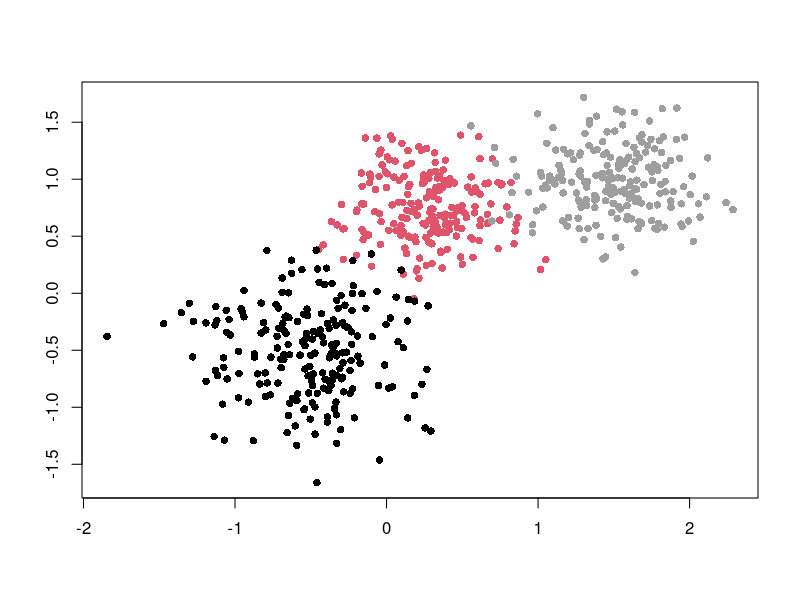
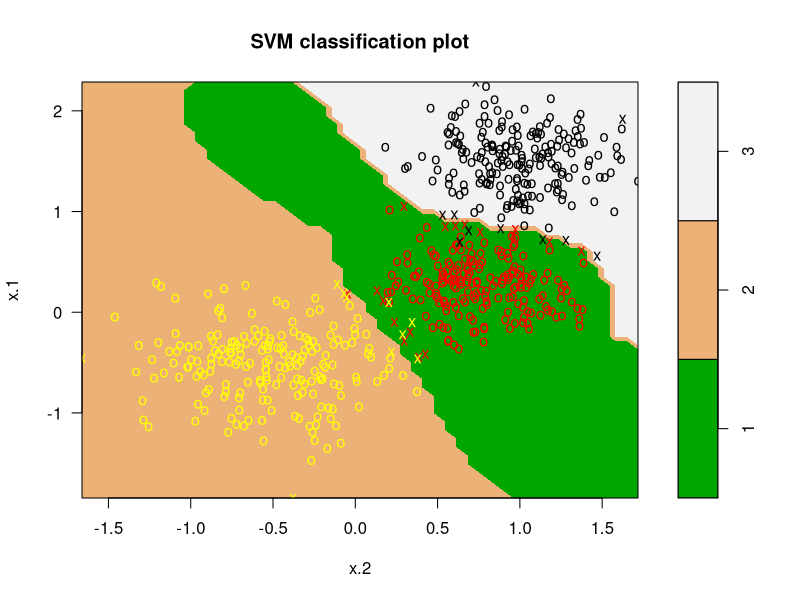
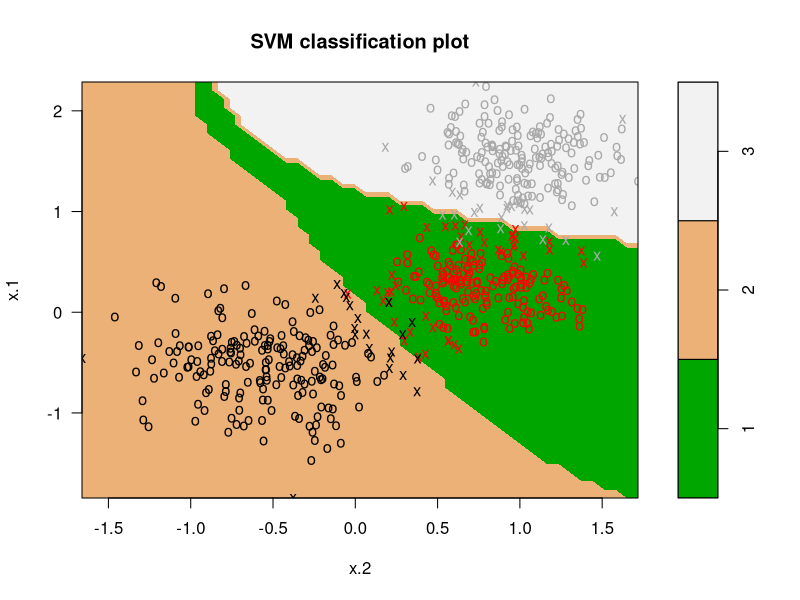
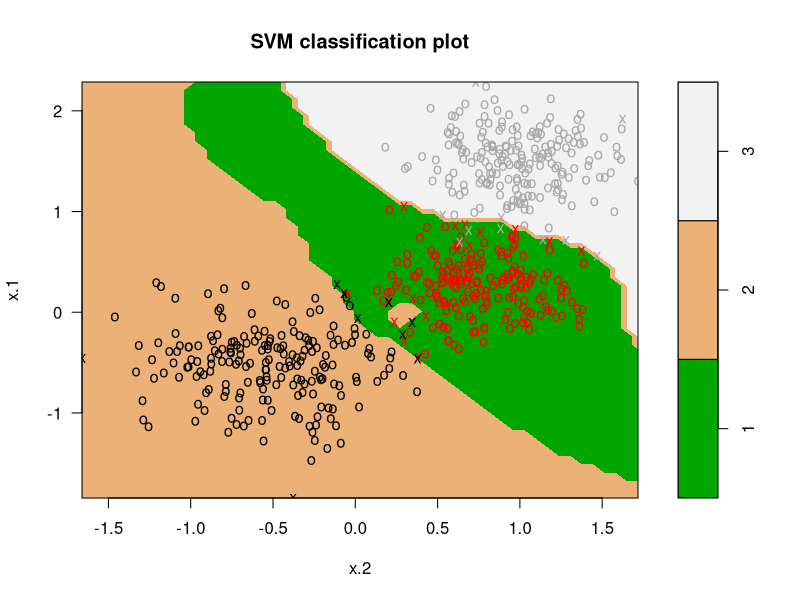

Source code (R) for these figures, in order:
# Julia Andronowitz
# Classification Methods Using Support Vector Machines
# Support Vector Machine


# loading svm library (run first line if not installed)
# install.packages("e1071")
library(e1071)

# defining the hyperplane function
hyperplane <- function(P,data,x,z=0) {
  alphas <- -1*P$coefs
  svs <- data[P$index,]
  c <- P$rho - z
  a <- sum(t(alphas)*data[P$index,][1])
  b <- sum(t(alphas)*data[P$index,][2])
  (-c-a*x)/b
  cat(a,b,c)
}

# setting initial number of observations in each set
n <- 200

# calculating x-variable using three randomly generated sets with overlap
set.seed(1000)

svmdatax1a <- matrix(rnorm(n, 0.25,0.3), ncol=1)
svmdatax1b <- matrix(rnorm(n,0.75,0.3), ncol=1)
svmdatax1 <- cbind(svmdatax1a,svmdatax1b)

svmdatax2 <- matrix(rnorm(n*2,-0.5,0.4), ncol=2)

svmdatax3a <- matrix(rnorm(n,1.5,0.3), ncol=1)
svmdatax3b <- matrix(rnorm(n,1,0.3), ncol=1)
svmdatax3 <- cbind(svmdatax3a,svmdatax3b)

svmdatax <- rbind(svmdatax1,svmdatax2,svmdatax3)

# assigning labels to both classes
svmdatay <- c(rep(1,n), rep(2,n), rep(3,n))

# plotting the data
plot(svmdatax, col=(11-svmdatay),xlab="",ylab="",pch=16)

# creating data frame 
svmdata <- data.frame (x = svmdatax, y = factor(svmdatay))

# computing svm function
svmfit <- svm (y~., data = svmdata , kernel="radial", cost = 1000, scale = FALSE)

# looking at statistics
summary(svmfit)
svmfit$index
svmfit$rho
svmfit$coefs

# plotting svm function graph
plot(svmfit,svmdata,color.palette = terrain.colors,symbolPalette = c("red","yellow","black"))

# using different costs
svmfit1 <- svm (y~., data = svmdata , kernel="radial", cost = 1, scale = FALSE)
svmfit1000000 <- svm (y~., data = svmdata , kernel="radial", cost = 1000000, scale = FALSE)

# plots of different costs
plot(svmfit1,svmdata,color.palette = terrain.colors,symbolPalette = c("red","black","darkgray"))
plot(svmfit1000000,svmdata,color.palette = terrain.colors,symbolPalette = c("red","black","darkgray"))

# looking at how a,b,c values differ 
hyperplane(svmfit,svmdata,svmdatax)
hyperplane(svmfit1,svmdata,svmdatax)
hyperplane(svmfit1000000,svmdata,svmdatax)

# using tune function to find the best model
tune <- tune(svm,y~.,data=svmdata, 
     ranges = list(gamma = 2^(-2:10), cost = 2^(-2:10)), tunecontrol = tune.control(sampling = "fix"))

tune$best.parameters
tune$best.performance

help(tune)
help(svm)

